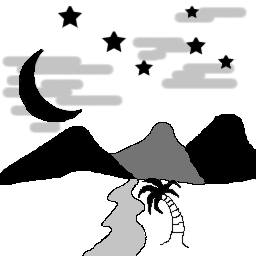
#> input picture final_report/edge_detection_input.jpg, 256 x 256 px
$ jupyter execute --allow-errors QHED.ipynb
#> lines starting #> are read from the running program, lines starting #| are printed output that depends on the picture
### 模擬器執行

引用函式庫

[cell 1]
from qiskit import *
from qiskit import IBMQ
from qiskit.compiler import transpile, assemble
from qiskit.tools.jupyter import *
from qiskit.visualization import *

import numpy as np
import matplotlib.pyplot as plt
from matplotlib import style
style.use('bmh')

畫圖

[cell 2]
img = np.array([
    [0, 0, 0, 0, 0, 0, 0, 0],
    [0, 1, 1, 1, 0, 0, 0, 0],
    [0, 1, 1, 1, 1, 1, 1, 0],
    [0, 1, 1, 1, 1, 1, 0, 0],
    [0, 0, 1, 1, 1, 1, 0, 0],
    [0, 0, 0, 1, 1, 1, 1, 0],
    [0, 0, 0, 1, 1, 1, 1, 0],
    [0, 0, 0, 0, 0, 0, 0, 0]
])

def plot_image(img, title: str):
#> called with img = array of shape (8, 8), title = 'original image'
    plt.title(title)
    plt.xticks(range(img.shape[0]))
    plt.yticks(range(img.shape[1]))
    plt.imshow(img, extent=[0, img.shape[0], img.shape[1], 0], cmap='viridis')
    plt.show()
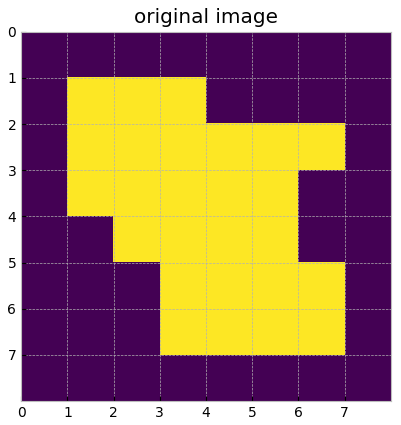
#> figure drawn by matplotlib, 1 panel

plot_image(img, 'original image')

轉換成量子疊加態表示

[cell 3]
def amplitude_encode(img_data):
    rms = np.sqrt(np.sum(np.sum(img_data**2, axis=1)))

    norm_image = []
    for arr in img_data:
        for ele in arr:
            norm_image.append(ele / rms)

    return np.array(norm_image)

image_norm_h = amplitude_encode(img)
image_norm_v = amplitude_encode(img.T)

環境變數設定

[cell 4]
data_qb = 6 # log2(8 * 8)
anc_qb = 1
total_qb = data_qb + anc_qb

D2n_1 = np.roll(np.identity(2**total_qb), 1, axis=1)

建立量子電路

#> (a cell that did not finish here is left out)

建立模擬器

#> (a cell that did not finish here is left out)

後處理

[cell 7]
def threshold(amp):
    return amp > 1e-15 or amp < -1e-15

#> (the rest of this cell did not finish here and is left out)

結合

#> (a cell that did not finish here is left out)

### 大圖如何處理?
須將大圖換成多個小圖，再依序組合起來

原因：量子數有限，不可能將太大張的圖整張放進來處理

1. 載入圖片

[cell 9]
from PIL import Image
style.use('default')

image_size = 256       # Original image-width
image_crop_size = 32   # Width of each part of image for processing


# Load the image from filesystem
image_raw = np.array(Image.open('edge_detection_input.jpg'))
#> image_raw is the input picture: shape (256, 256, 3); min 0, max 255, mean 196.9
print('Raw Image info:', image_raw.shape)
#| Raw Image info: (256, 256, 3)
print('Raw Image datatype:', image_raw.dtype)
#| Raw Image datatype: uint8


# Convert the RBG component of the image to B&W image, as a numpy (uint8) array
image = []
for i in range(image_size):
    image.append([])
    for j in range(image_size):
        image[i].append(image_raw[i][j][0] / 255)
#> after the loop, image = 256 items

image = np.array(image)
print('Image shape (numpy array):', image.shape)
#| Image shape (numpy array): (256, 256)


# Display the image
plt.title('Big Image')
plt.xticks(range(0, image.shape[0]+1, 32))
plt.yticks(range(0, image.shape[1]+1, 32))
plt.imshow(image, extent=[0, image.shape[0], image.shape[1], 0], cmap='viridis')
plt.show()

2. 切割

[cell 10]
image_crop_size = 32   # Width of each part of image for processing

parts = int(image_size / image_crop_size)
cropped_img = [[0 for _ in range(parts)] for _ in range(parts)]
for i in range(parts):
    for j in range(parts):
        cropped_img[i][j] = image[i*image_crop_size:(i+1)*image_crop_size, j*image_crop_size:(j+1)*image_crop_size]
#> after the loop, cropped_img = 8 items

[cell 11]
data_qb = 10 # log2(8 * 8)
anc_qb = 1
total_qb = data_qb + anc_qb

D2n_1 = np.roll(np.identity(2**total_qb), 1, axis=1)

[cell 12]
result = [[0 for _ in range(parts)] for _ in range(parts)]
#> (the rest of this cell did not finish here and is left out)

[cell 13]
result_np = np.ndarray((256, 256))
for i in range(parts):
    for j in range(parts):
        result_np[i*image_crop_size:(i+1)*image_crop_size, j*image_crop_size:(j+1)*image_crop_size] = result[i][j]

[cell 14]
style.use('default')
plt.imshow(result_np, cmap='Greys')
plt.show()
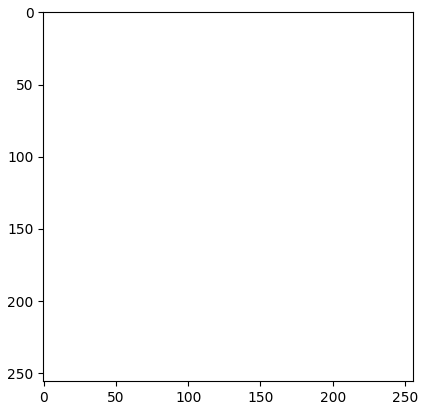
#> figure drawn by matplotlib, 1 panel

範例二

[cell 15]
from PIL import Image

image_size = 128       # Original image-width
image_crop_size = 32   # Width of each part of image for processing


# Load the image from filesystem
#> (the rest of this cell did not finish here and is left out)

[cell 16]
image_crop_size = 32   # Width of each part of image for processing
#> image_crop_size = 32

parts = int(image_size / image_crop_size)
#> parts = 4
cropped_img = [[0 for _ in range(parts)] for _ in range(parts)]
for i in range(parts):
    for j in range(parts):
        cropped_img[i][j] = image[i*image_crop_size:(i+1)*image_crop_size, j*image_crop_size:(j+1)*image_crop_size]
#> after the loop, cropped_img = 4 items

[cell 17]
data_qb = 10 # log2(8 * 8)
anc_qb = 1
total_qb = data_qb + anc_qb

D2n_1 = np.roll(np.identity(2**total_qb), 1, axis=1)

[cell 18]
result = [[0 for _ in range(parts)] for _ in range(parts)]
#> (the rest of this cell did not finish here and is left out)

[cell 19]
result_np = np.ndarray((128, 128))
for i in range(parts):
    for j in range(parts):
        result_np[i*image_crop_size:(i+1)*image_crop_size, j*image_crop_size:(j+1)*image_crop_size] = result[i][j]
#> result_np: shape (128, 128) float64; every value is 0
